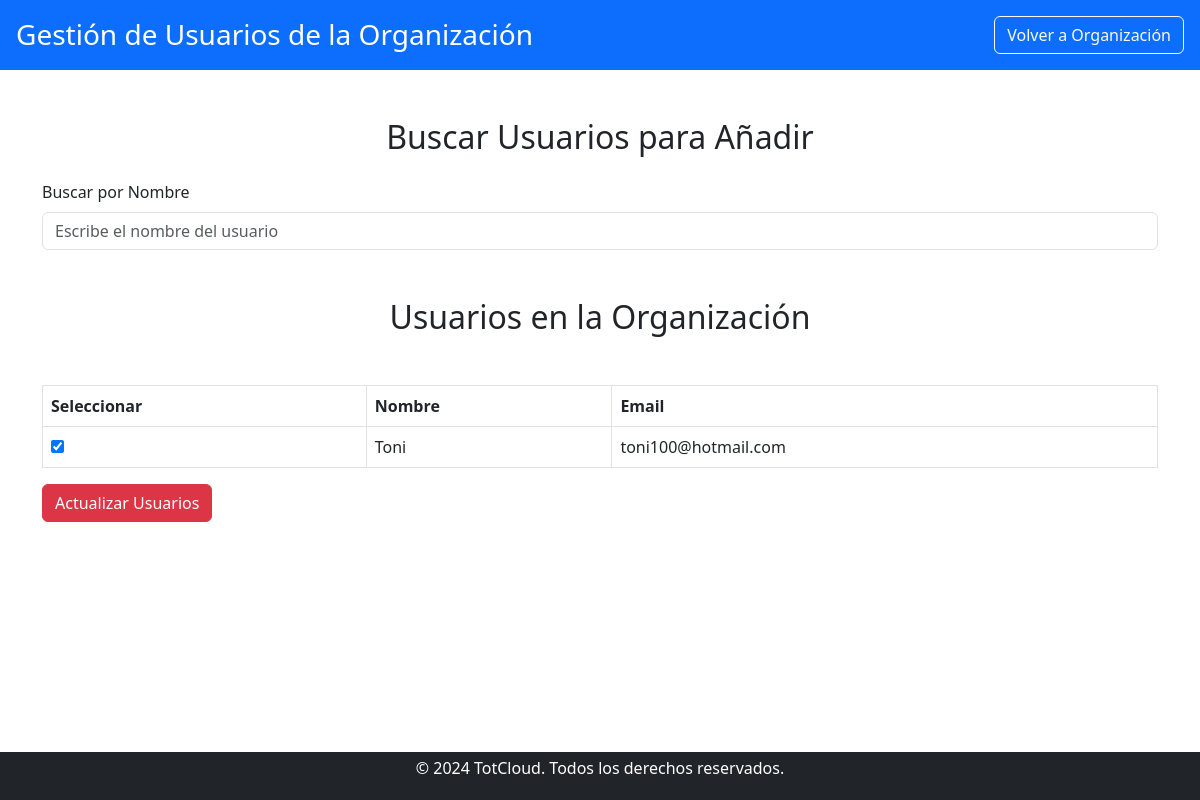
The page /usuario/organizaciones/añadir_usuarios/añadir_usuarios.php?idOrg=4 (signed in) on the database as committed earlier.
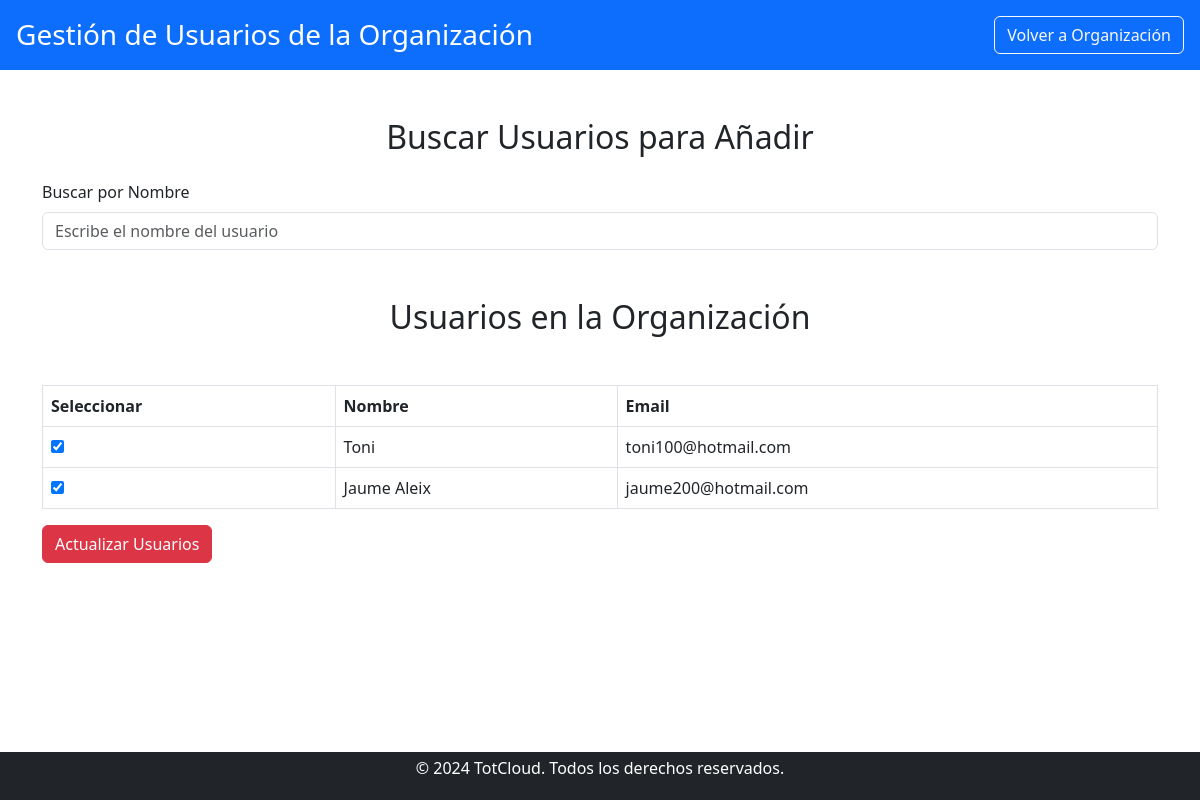
The same page on the database as committed later.
### tables this page shows
CREATE TABLE `usuario` (
  `idUsuario` int(11) NOT NULL,
  `Nombre` varchar(100) NOT NULL,
  `Usuario` varchar(50) NOT NULL,
  `Email` varchar(100) NOT NULL,
  `Telefono` varchar(15) DEFAULT NULL,
  `Contraseña` varchar(255) NOT NULL,
  `Direccion` text DEFAULT NULL,
  `FechaRegistro` datetime DEFAULT current_timestamp()
);

### public/usuario/organizaciones/añadir_usuarios/añadir_usuarios.php (the view, shortened to what this page needs)
<?php
include '../../../../includes/db_connect.php';
$idOrganizacion = intval($_GET['idOrg']);
$query_users_in_org = "
    SELECT u.idUsuario, u.Nombre, u.Email
    FROM usuario u
    JOIN r_usuario_org ruo ON u.idUsuario = ruo.idUsuario
    WHERE ruo.idOrg = ?";
$stmt_users_in_org = $conn->prepare($query_users_in_org);
$stmt_users_in_org->bind_param('i', $idOrganizacion);
$stmt_users_in_org->execute();
$result_users_in_org = $stmt_users_in_org->get_result();
?>
<!DOCTYPE html>
<html lang="es">
<head>
    <link href="../../../css/estilos.css" rel="stylesheet">
    <link href="https://cdn.jsdelivr.net/npm/bootstrap@5.3.0/dist/css/bootstrap.min.css" rel="stylesheet">
</head>
<body>
    <header class="bg-primary text-white d-flex justify-content-between align-items-center p-3">
        <div>
            <h1 class="h3 mb-0">Gestión de Usuarios de la Organización</h1>
        </div>
        <div>
            <a href="../ver_organizacion.php?id=<?php echo $idOrganizacion; ?>" class="btn btn-outline-light">Volver a Organización</a>
        </div>
    </header>
    <main class="container my-5">
        <h2 class="text-center mb-4">Buscar Usuarios para Añadir</h2>
        <div class="mb-3">
            <label for="search" class="form-label">Buscar por Nombre</label>
            <input type="text" class="form-control" id="search" placeholder="Escribe el nombre del usuario">
        </div>
        <h2 class="text-center my-5">Usuarios en la Organización</h2>
        <form id="updateUsersForm">
            <table class="table table-bordered">
                <thead>
                    <tr>
                        <th>Seleccionar</th>
                        <th>Nombre</th>
                        <th>Email</th>
                    </tr>
                </thead>
                <tbody>
                    <?php while ($user = $result_users_in_org->fetch_assoc()): ?>
                        <tr>
                            <td>
                                <input type="checkbox" name="usuarios[]" value="<?php echo $user['idUsuario']; ?>" checked>
                            </td>
                            <td><?php echo htmlspecialchars($user['Nombre']); ?></td>
                            <td><?php echo htmlspecialchars($user['Email']); ?></td>
                        </tr>
                    <?php endwhile; ?>
                </tbody>
            </table>
            <button type="submit" class="btn btn-danger">Actualizar Usuarios</button>
        </form>
    </main>
    <?php include '../../../../includes/footer.php'; ?>
</body>
</html>

Rows that differ between the two databases and show on the page:
added usuario: Nombre "Jaume Aleix", Email "jaume200@hotmail.com"
